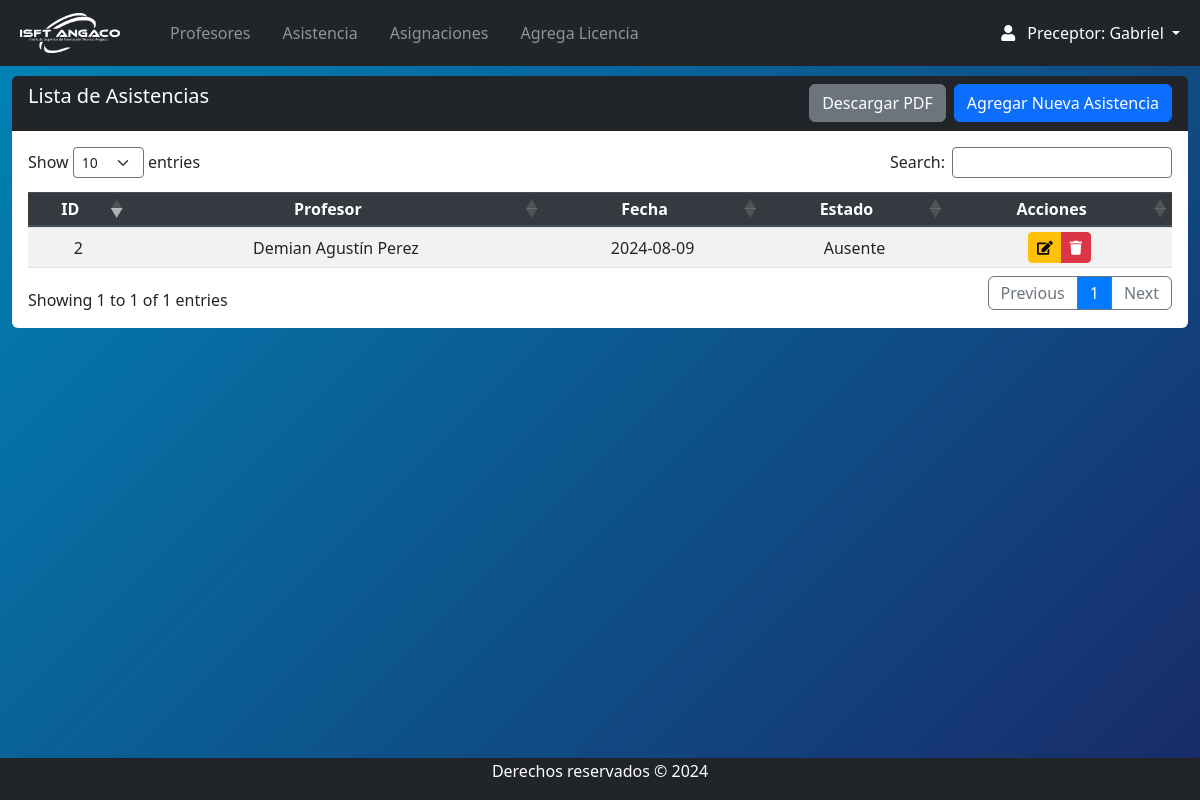
Page /Views/preceptor/asistencia_index.php (signed in) on the committed database.
### tables this page shows
CREATE TABLE `asistencia` (
  `id` int(11) NOT NULL,
  `profesor_id` int(11) NOT NULL,
  `fecha` date NOT NULL,
  `estado` enum('Presente','Ausente','Tarde','Justificada') NOT NULL,
  `etapa` enum('Activo','Inactivo') DEFAULT 'Activo'
);

CREATE TABLE `usuarios` (
  `id_usuario` int(11) NOT NULL,
  `nombre` varchar(255) NOT NULL,
  `apellido` varchar(255) NOT NULL,
  `dni` varchar(20) NOT NULL,
  `celular` varchar(20) DEFAULT NULL,
  `correo` varchar(255) NOT NULL,
  `password` varchar(255) DEFAULT NULL,
  `direccion` text DEFAULT NULL,
  `foto` varchar(255) DEFAULT NULL,
  `cv` varchar(255) DEFAULT NULL,
  `fechadeingreso` date NOT NULL,
  `fechadebaja` date DEFAULT NULL,
  `etapa` enum('Activo','Inactivo') NOT NULL DEFAULT 'Activo',
  `id_rol` int(11) DEFAULT NULL
);

### Views/preceptor/asistencia_index.php (the view, shortened to what this page needs)
<?php
require 'navbar.php';
include('../../conn/connection.php');
try {
    $sql = "SELECT a.id, u.nombre AS nombre_profesor, u.apellido AS apellido_profesor, a.fecha, a.estado
            FROM asistencia a
            INNER JOIN usuarios u ON a.profesor_id = u.id_usuario
            ORDER BY a.fecha DESC";
    $stmt = $db->query($sql);
} catch (Exception $e) {
    echo 'Error: ' . $e->getMessage();
    exit;
}
?>
<section class="content mt-3">
    <div class="row m-auto">
        <div class="col-sm">
            <div class="card rounded-2 border-0">
                <div class="card-header bg-dark text-white pb-0">
                    <h5 class="d-inline-block">Lista de Asistencias</h5>
                    <a class="btn btn-primary float-right mb-2" href="asistencia_crea.php">Agregar Nueva Asistencia</a>
                    <a class="btn btn-secondary float-right mb-2 mr-2" href="asistencia_pdf.php">Descargar PDF</a>
                </div>
                <div class="card-body table-responsive">
                    <table id="example" class="table table-striped table-sm" style="width:100%">
                        <thead class="thead-dark">
                            <tr>
                                <th>ID</th>
                                <th>Profesor</th>
                                <th>Fecha</th>
                                <th>Estado</th>
                                <th>Acciones</th>
                            </tr>
                        </thead>
                        <tbody>
<?php
        while ($row = $stmt->fetch(PDO::FETCH_ASSOC)) {
            echo '<tr>';
            echo '<td>' . htmlspecialchars($row['id']) . '</td>';
            echo '<td>' . htmlspecialchars($row['nombre_profesor']) . ' ' . htmlspecialchars($row['apellido_profesor']) . '</td>';
            echo '<td>' . htmlspecialchars($row['fecha']) . '</td>';
            echo '<td>' . htmlspecialchars($row['estado']) . '</td>';
            echo '<td>
                    <div class="btn-group">
                    <a href="asistencia_edit.php?id=' . htmlspecialchars($row['id']) . '" class="btn btn-warning btn-sm"><i class="fas fa-edit"></i></a>
                    <a href="asistencia_borra.php?id=' . htmlspecialchars($row['id']) . '" class="btn btn-danger btn-sm" onclick="return confirm(\'¿Estás seguro de que deseas eliminar este registro?\')"><i class="fas fa-trash"></i></a>
                    </div>
                  </td>';
            echo '</tr>';
        }
?>
                        </tbody>
                    </table>
                </div>
            </div>
        </div>
    </div>
</section>
<?php require 'footer.php'; ?>

### css/style.css (style rules this page uses)
body { position: relative; padding-bottom: 10px; min-height: 100vh; }
th, td { text-align: center !important; vertical-align: middle !important; }

### Views/preceptor/navbar.php (style rules this page uses)
body { background: linear-gradient(135deg,#0085b7, #192a68); }

### rows in the picture
asistencia: id "2", profesor.nombre "Demian Agustín", profesor.apellido "Perez", fecha "2024-08-09", estado "Ausente"

### other values in the picture
$_SESSION['nombre'] "Gabriel"
